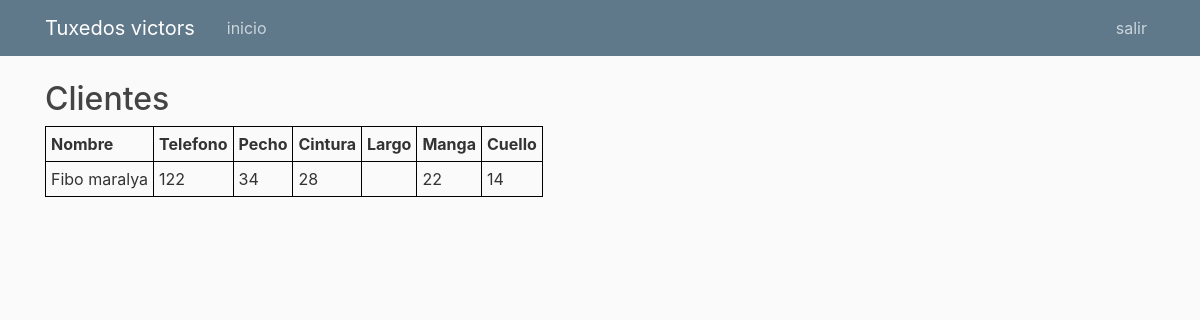
Screenshot of /ver_clientes/ with the database file from the repository.
### base/models.py (models this page shows, shortened)
class cliente(models.Model):
	nombre = models.CharField(max_length=128)
	apellido = models.CharField(max_length=128)
	telefono = models.DecimalField(max_digits=20, decimal_places=0)
	pecho_tallas = ( ('34', '34'),
		('36', '36'),
		('38', '38'),
		('40', '40'),
		('42', '42'),
		('44', '44'),
		('46', '46'),
		('48', '48'),
		('50', '50'),)
	cintura_tallas = ( ('28', '28'),
		('30', '30'),
		('32', '32'),
		('34', '34'),
		('36', '36'),
		('38', '38'),
		('40', '40'),
		('42', '42'),)
	largo_tallas = ( ('34', '34'),
		('35', '35'),
		('36', '36'),
		('37', '37'),
		('38', '38'),
		('39', '39'),
		('40', '40'),
		('41', '41'),
		('42', '42'),)
	manga_tallas = ( ('22', '22'),
		('23', '23'),
		('24', '24'),
		('25', '25'),
		('26', '26'),)
	cuello_tallas = ( ('14', '14'),
		('15', '15'),
		('16', '16'),
		('17', '17'),
		('18', '18'),)
	pecho = models.CharField(max_length = 2, choices = pecho_tallas)
	cintura = models.CharField(max_length = 2, choices = cintura_tallas)
	largo_pantalon = models.CharField(max_length = 2, choices = largo_tallas)
	manga = models.CharField(max_length = 2, choices = manga_tallas)
	cuello = models.CharField(max_length = 2, choices = cuello_tallas)

### base/views.py (the view)
# urls.py: path('ver_clientes/', views.ver_clientes, name= 'ver_clientes'),
def ver_clientes(request):
	context = {
				'mira' : cliente.objects.all()
	}
	return render(request, 'base/ver_clientes.html', context)

### base/templates/base/ver_clientes.html (shortened to what this page needs)
{% extends "base/base.html" %}
{% block content %}
<body>
	<h2>Clientes</h2>
</body>
</head>
<body>
		<table>
		    <tr>
		        <th colspan="2">Nombre</th>
		        <th>Telefono</th>
		        <th>Pecho</th>
		        <th>Cintura</th>
		        <th>Largo</th>
		        <th>Manga</th>
		        <th>Cuello</th>
		    </tr>
		        {% for mira in mira%}
		    <tr>
		        <td colspan="2">{{ mira.nombre }}
		        {{ mira.apellido }}</td>
		        <td>{{ mira.telefono }}</td>
		        <td>{{ mira.pecho }}</td>
		        <td>{{ mira.cintura }}</td>
		        <td>{{ mira.largo }}</td>
		        <td>{{ mira.manga }}</td>
		        <td>{{ mira.cuello }}</td>
		    </tr>
		    		{% endfor %}
		</table>
{% endblock content %}

### base/static/base/main.css (style rules this page uses)
body { background: #fafafa; color: #333333; margin-top: 5rem; }
h1, h2, h3, h4, h5, h6 { color: #444444; }

### base/templates/base/ver_clientes.html (style rules this page uses)
table, th, td { border: 1px solid black; border-collapse: collapse; }
th, td { padding: 5px; text-align: left; }

### rows the page displays
cliente: nombre "Fibo", apellido "maralya", telefono "122", pecho "34", cintura "28", manga "22", cuello "14"
